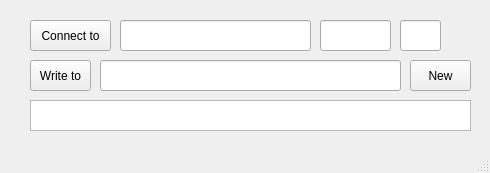
<?xml version="1.0" encoding="UTF-8"?>
<ui version="4.0">
 <class>MainWindow</class>
 <widget class="QMainWindow" name="MainWindow">
  <property name="geometry">
   <rect>
    <x>0</x>
    <y>0</y>
    <width>490</width>
    <height>173</height>
   </rect>
  </property>
  <property name="windowTitle">
   <string>MainWindow</string>
  </property>
  <widget class="QWidget" name="centralwidget">
   <widget class="QPushButton" name="pushButton">
    <property name="geometry">
     <rect>
      <x>410</x>
      <y>60</y>
      <width>61</width>
      <height>31</height>
     </rect>
    </property>
    <property name="text">
     <string>New</string>
    </property>
   </widget>
   <widget class="QPushButton" name="pushButton_2">
    <property name="geometry">
     <rect>
      <x>30</x>
      <y>60</y>
      <width>61</width>
      <height>31</height>
     </rect>
    </property>
    <property name="text">
     <string>Write to</string>
    </property>
   </widget>
   <widget class="QPushButton" name="pushButton_4">
    <property name="geometry">
     <rect>
      <x>30</x>
      <y>20</y>
      <width>81</width>
      <height>31</height>
     </rect>
    </property>
    <property name="text">
     <string>Connect to</string>
    </property>
   </widget>
   <widget class="QLineEdit" name="lineEdit">
    <property name="geometry">
     <rect>
      <x>120</x>
      <y>20</y>
      <width>191</width>
      <height>31</height>
     </rect>
    </property>
   </widget>
   <widget class="QLineEdit" name="lineEdit_2">
    <property name="geometry">
     <rect>
      <x>320</x>
      <y>20</y>
      <width>71</width>
      <height>31</height>
     </rect>
    </property>
   </widget>
   <widget class="QLineEdit" name="lineEdit_3">
    <property name="geometry">
     <rect>
      <x>400</x>
      <y>20</y>
      <width>41</width>
      <height>31</height>
     </rect>
    </property>
   </widget>
   <widget class="QLineEdit" name="lineEdit_4">
    <property name="geometry">
     <rect>
      <x>100</x>
      <y>60</y>
      <width>301</width>
      <height>31</height>
     </rect>
    </property>
   </widget>
   <widget class="QListView" name="listView">
    <property name="geometry">
     <rect>
      <x>30</x>
      <y>100</y>
      <width>441</width>
      <height>31</height>
     </rect>
    </property>
   </widget>
  </widget>
  <widget class="QMenuBar" name="menubar">
   <property name="geometry">
    <rect>
     <x>0</x>
     <y>0</y>
     <width>490</width>
     <height>21</height>
    </rect>
   </property>
  </widget>
  <widget class="QStatusBar" name="statusbar"/>
 </widget>
 <resources/>
 <connections/>
</ui>
